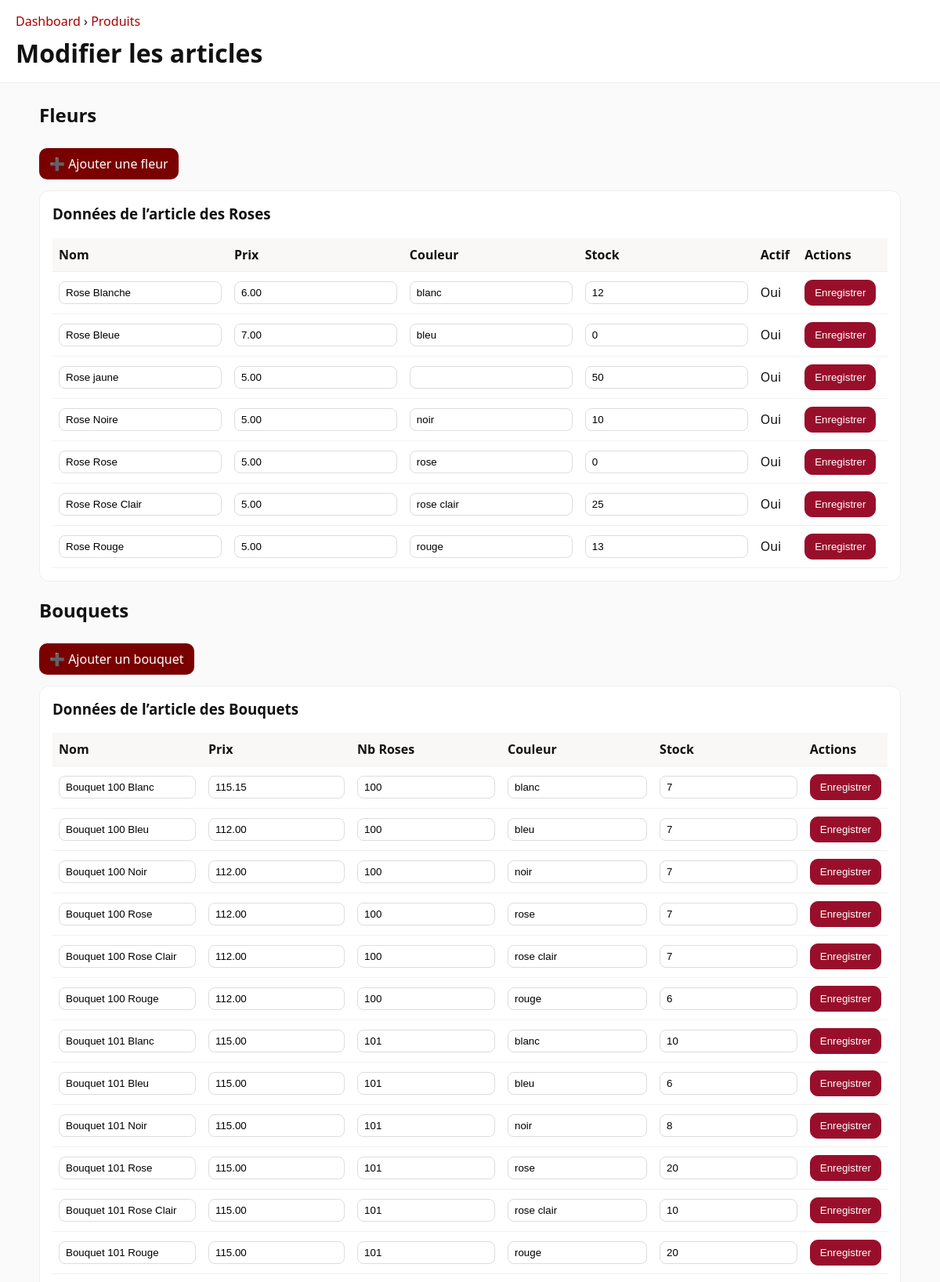
Screenshot of /pages/admin_modifier_article.php (upper part) with the database file from the repository.
### tables this page shows
CREATE TABLE `FLEUR` (
                         `PRO_ID` bigint(20) NOT NULL,
                         `FLE_TYPE` varchar(50) NOT NULL,
                         `FLE_COULEUR` enum('rouge','rose clair','rose','blanc','bleu','noir') NOT NULL,
                         `FLE_QTE_STOCK` int(11) NOT NULL DEFAULT 0
);

CREATE TABLE `PRODUIT` (
                           `PRO_ID` bigint(20) NOT NULL,
                           `PRO_NOM` varchar(190) NOT NULL,
                           `PRO_PRIX` decimal(12,2) NOT NULL,
                           `PRO_IMG` varchar(255) DEFAULT NULL,
                           `PRO_TYPE` varchar(50) DEFAULT NULL,
                           `PRO_ACTIF` tinyint(1) NOT NULL DEFAULT 1 COMMENT '1=actif,0=inactif'
);

CREATE TABLE `BOUQUET` (
                           `PRO_ID` bigint(20) NOT NULL,
                           `BOU_DESCRIPTION` varchar(600) DEFAULT NULL,
                           `BOU_COULEUR` enum('rouge','rose clair','rose','blanc','bleu','noir') NOT NULL,
                           `BOU_NB_ROSES` int(11) NOT NULL,
                           `BOU_QTE_STOCK` int(11) NOT NULL DEFAULT 0
);

### pages/admin_modifier_article.php (the view, shortened to what this page needs)
<?php
$pdo = require __DIR__ . '/../database/config/connexionBDD.php';
$pdo->setAttribute(PDO::ATTR_ERRMODE, PDO::ERRMODE_EXCEPTION);
$dir  = rtrim(dirname($_SERVER['PHP_SELF'] ?? $_SERVER['SCRIPT_NAME']), '/\\');
$BASE = ($dir === '' || $dir === '.') ? '/' : $dir . '/';
function recup_donnee_fleur(PDO $pdo): array {
    $sql = "SELECT
              p.PRO_ID,
              p.PRO_NOM,
              p.PRO_PRIX,
              f.FLE_COULEUR,
              f.FLE_QTE_STOCK
            FROM PRODUIT p
            INNER JOIN FLEUR f ON f.PRO_ID = p.PRO_ID
            ORDER BY p.PRO_NOM ASC";
    $st = $pdo->prepare($sql);
    $st->execute();
    return $st->fetchAll(PDO::FETCH_ASSOC);
}
function recup_donnee_bouquet(PDO $pdo): array {
    $sql = "SELECT
              p.PRO_ID,
              p.PRO_NOM,
              p.PRO_PRIX,
              b.BOU_NB_ROSES,
              b.BOU_COULEUR,
              b.BOU_QTE_STOCK
            FROM PRODUIT p
            INNER JOIN BOUQUET b ON b.PRO_ID = p.PRO_ID
            ORDER BY p.PRO_NOM ASC";
    $st = $pdo->prepare($sql);
    $st->execute();
    return $st->fetchAll(PDO::FETCH_ASSOC);
}
?>
<!doctype html>
<html lang="fr">
<head>
</head>
<body>
<header class="admin-header">
    <nav class="breadcrumb">
        <a href="<?= htmlspecialchars($BASE) ?>adminAccueil.php">Dashboard</a> › <a href="<?= htmlspecialchars($BASE) ?>admin_modifier_article.php">Produits</a>
    </nav>
    <h1>Modifier les articles</h1>
</header>
<div class="wrap">
    <h2>Fleurs</h2>
    <a class="btn-add" data-type="fleur" href="<?= $BASE ?>admin_produit_ajt.php?type=fleur">➕ Ajouter une fleur</a>
    <section class="product-details">
        <h3>Données de l’article des Roses</h3>
        <form method="post" action="<?= htmlspecialchars($BASE) ?>admin_update_article.php">
            <table class="kv">
                <thead>
                <tr>
                    <td><strong>Nom</strong></td>
                    <td><strong>Prix</strong></td>
                    <td><strong>Couleur</strong></td>
                    <td><strong>Stock</strong></td>
                    <td><strong>Actif</strong></td>
                    <td class="actions"><strong>Actions</strong></td>
                </tr>
                </thead>
                <tbody>
                <?php
                $fleurs = recup_donnee_fleur($pdo);
                if (empty($fleurs)) { ?>
                    <tr><td colspan="5" class="empty">Aucun article trouvé</td></tr>
                <?php } else {
                    foreach ($fleurs as $fleur) {
                        $id = (int)$fleur['PRO_ID']; ?>
                        <tr>
                            <td><input type="text" name="rows[<?= $id ?>][PRO_NOM]" value="<?= htmlspecialchars($fleur['PRO_NOM']) ?>" required></td>
                            <td><input type="number" step="0.05" min="0" name="rows[<?= $id ?>][PRO_PRIX]" value="<?= htmlspecialchars($fleur['PRO_PRIX']) ?>" required></td>
                            <td><input type="text" name="rows[<?= $id ?>][FLE_COULEUR]" value="<?= htmlspecialchars($fleur['FLE_COULEUR'] ?? '') ?>"></td>
                            <td><input type="number" step="1" min="0" name="rows[<?= $id ?>][FLE_QTE_STOCK]" value="<?= htmlspecialchars($fleur['FLE_QTE_STOCK'] ?? 0) ?>"></td>
                            <td><?= ((int)($row['PROD_ACTIF'] ?? 0) === 1) ? 'Non' : 'Oui'; ?></td>
                            <td class="actions">
                                <button class="btn" type="submit" name="save_id" value="<?= $id ?>">Enregistrer</button>
                            </td>
                        </tr>
                    <?php } } ?>
                </tbody>
            </table>
        </form>
    </section>
    <h2>Bouquets</h2>
    <a class="btn-add" data-type="bouquet" href="<?= $BASE ?>admin_produit_ajt.php?type=bouquet">➕ Ajouter un bouquet</a>
    <section class="product-details">
        <h3>Données de l’article des Bouquets</h3>
        <form method="post" action="<?= htmlspecialchars($BASE) ?>admin_update_article.php">
            <table class="kv">
                <thead>
                <tr>
                    <td><strong>Nom</strong></td>
                    <td><strong>Prix</strong></td>
                    <td><strong>Nb Roses</strong></td>
                    <td><strong>Couleur</strong></td>
                    <td><strong>Stock</strong></td>
                    <td class="actions"><strong>Actions</strong></td>
                </tr>
                </thead>
                <tbody>
                <?php
                $bouquets = recup_donnee_bouquet($pdo);
                if (empty($bouquets)) { ?>
                    <tr><td colspan="6" class="empty">Aucun article trouvé</td></tr>
                <?php } else {
                    foreach ($bouquets as $b) {
                        $id = (int)$b['PRO_ID'];
                        $nomBouquet = htmlspecialchars($b['PRO_NOM']);
                        ?>
                        <tr>
                            <td><input type="text" name="rows[<?= $id ?>][PRO_NOM]" value="<?= $nomBouquet ?>" required></td>
                            <td><input type="number" step="0.05" min="0" name="rows[<?= $id ?>][PRO_PRIX]" value="<?= htmlspecialchars($b['PRO_PRIX']) ?>" required></td>
                            <td><input type="number" step="1" min="0" name="rows[<?= $id ?>][BOU_NB_ROSES]" value="<?= htmlspecialchars($b['BOU_NB_ROSES'] ?? 0) ?>"></td>
                            <td><input type="text" name="rows[<?= $id ?>][BOU_COULEUR]" value="<?= htmlspecialchars($b['BOU_COULEUR'] ?? '') ?>"></td>
                            <td><input type="number" step="1" min="0" name="rows[<?= $id ?>][BOU_QTE_STOCK]" value="<?= htmlspecialchars($b['BOU_QTE_STOCK'] ?? 0) ?>"></td>
                            <td class="actions">
                                <button class="btn" type="submit" name="save_id" value="<?= $id ?>">Enregistrer</button>
                            </td>
                        </tr>
                    <?php } } ?>
                </tbody>
            </table>
        </form>
    </section>
</div>
</body>
</html>

### pages/admin_modifier_article.php (style rules this page uses)
.btn-add { display:inline-block;padding:8px 12px;border-radius:10px; background:var(--brand,#7a0000);color:#fff;text-decoration:none; margin:6px 0 14px; border:1px solid rgba(0,0,0,.06) }
body { font-family: system-ui, Arial, sans-serif; margin: 0; background:#fafafa; color:#111; }
.admin-header { padding:16px 20px; background:#fff; border-bottom:1px solid #eee; }
.breadcrumb a { color:#a00; text-decoration:none; }
h1 { margin:8px 0 0 }
.wrap { max-width: 1100px; margin: 24px auto; padding: 0 16px; }
section.product-details { background:#fff; border:1px solid #eee; border-radius:12px; padding:16px; margin-bottom:20px; }
section.product-details h3 { margin-top:0 }
table.kv { width:100%; border-collapse: collapse; }
table.kv thead td, table.kv thead th { font-weight:700; padding:10px 8px; border-bottom:1px solid #eee; background:#faf7f7; }
table.kv td { padding:10px 8px; border-bottom:1px solid #f1f1f1; vertical-align: middle; }
table.kv td input[type="text"], table.kv td input[type="number"] { width:100%; box-sizing:border-box; padding:6px 8px; border:1px solid #ddd; border-radius:8px; }
.actions { white-space: nowrap; }
.btn { display:inline-block; padding:8px 12px; border:1px solid #990f2b; background:#990f2b; color:#fff; border-radius:10px; cursor:pointer; }

### rows the page displays
fleur: PRO_ID.PRO_NOM "Rose Blanche", PRO_ID.PRO_PRIX "6.00", FLE_COULEUR "blanc", FLE_QTE_STOCK "12"
fleur: PRO_ID.PRO_NOM "Rose Bleue", PRO_ID.PRO_PRIX "7.00", FLE_COULEUR "bleu", FLE_QTE_STOCK "0"
fleur: PRO_ID.PRO_NOM "Rose jaune", PRO_ID.PRO_PRIX "5.00", FLE_QTE_STOCK "50"
fleur: PRO_ID.PRO_NOM "Rose Noire", PRO_ID.PRO_PRIX "5.00", FLE_COULEUR "noir", FLE_QTE_STOCK "10"
fleur: PRO_ID.PRO_NOM "Rose Rose", PRO_ID.PRO_PRIX "5.00", FLE_COULEUR "rose", FLE_QTE_STOCK "0"
fleur: PRO_ID.PRO_NOM "Rose Rose Clair", PRO_ID.PRO_PRIX "5.00", FLE_COULEUR "rose clair", FLE_QTE_STOCK "25"
fleur: PRO_ID.PRO_NOM "Rose Rouge", PRO_ID.PRO_PRIX "5.00", FLE_COULEUR "rouge", FLE_QTE_STOCK "13"
bouquet: PRO_ID.PRO_NOM "Bouquet 100 Blanc", PRO_ID.PRO_PRIX "115.15", BOU_NB_ROSES "100", BOU_COULEUR "blanc", BOU_QTE_STOCK "7"
bouquet: PRO_ID.PRO_NOM "Bouquet 100 Bleu", PRO_ID.PRO_PRIX "112.00", BOU_NB_ROSES "100", BOU_COULEUR "bleu", BOU_QTE_STOCK "7"
bouquet: PRO_ID.PRO_NOM "Bouquet 100 Noir", PRO_ID.PRO_PRIX "112.00", BOU_NB_ROSES "100", BOU_COULEUR "noir", BOU_QTE_STOCK "7"
bouquet: PRO_ID.PRO_NOM "Bouquet 100 Rose", PRO_ID.PRO_PRIX "112.00", BOU_NB_ROSES "100", BOU_COULEUR "rose", BOU_QTE_STOCK "7"
bouquet: PRO_ID.PRO_NOM "Bouquet 100 Rose Clair", PRO_ID.PRO_PRIX "112.00", BOU_NB_ROSES "100", BOU_COULEUR "rose clair", BOU_QTE_STOCK "7"
bouquet: PRO_ID.PRO_NOM "Bouquet 100 Rouge", PRO_ID.PRO_PRIX "112.00", BOU_NB_ROSES "100", BOU_COULEUR "rouge", BOU_QTE_STOCK "6"
bouquet: PRO_ID.PRO_NOM "Bouquet 101 Blanc", PRO_ID.PRO_PRIX "115.00", BOU_NB_ROSES "101", BOU_COULEUR "blanc", BOU_QTE_STOCK "10"
bouquet: PRO_ID.PRO_NOM "Bouquet 101 Bleu", PRO_ID.PRO_PRIX "115.00", BOU_NB_ROSES "101", BOU_COULEUR "bleu", BOU_QTE_STOCK "6"
bouquet: PRO_ID.PRO_NOM "Bouquet 101 Noir", PRO_ID.PRO_PRIX "115.00", BOU_NB_ROSES "101", BOU_COULEUR "noir", BOU_QTE_STOCK "8"
bouquet: PRO_ID.PRO_NOM "Bouquet 101 Rose", PRO_ID.PRO_PRIX "115.00", BOU_NB_ROSES "101", BOU_COULEUR "rose", BOU_QTE_STOCK "20"
bouquet: PRO_ID.PRO_NOM "Bouquet 101 Rose Clair", PRO_ID.PRO_PRIX "115.00", BOU_NB_ROSES "101", BOU_COULEUR "rose clair", BOU_QTE_STOCK "10"
bouquet: PRO_ID.PRO_NOM "Bouquet 101 Rouge", PRO_ID.PRO_PRIX "115.00", BOU_NB_ROSES "101", BOU_COULEUR "rouge", BOU_QTE_STOCK "20"
